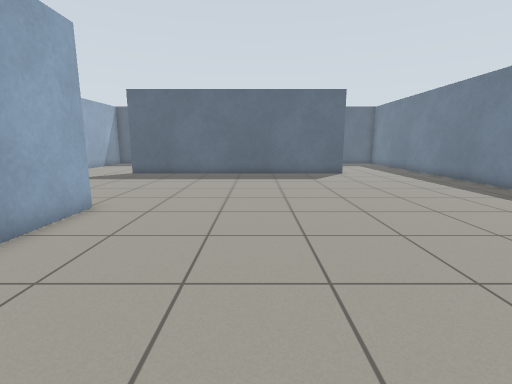
[1] (above)

18 first-person views from a walk through a Gazebo world. The camera is 0.94 m above the floor, tilts 10° down and sees 85° across. The floor is counted in squares, 0.5 m on a side. Each view is taken from the middle of a square. On the plan, view 1 faces up. The plan holds only what a view shows up to about 16 squares ahead; the rest is blank.

[2]
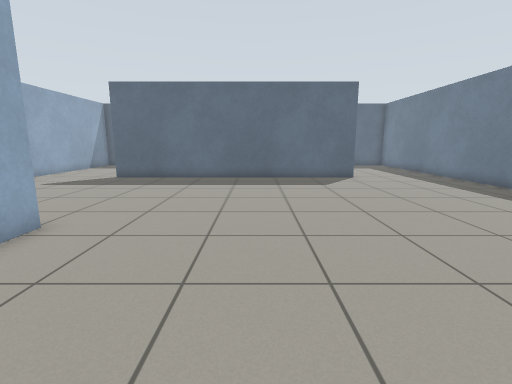

[3]
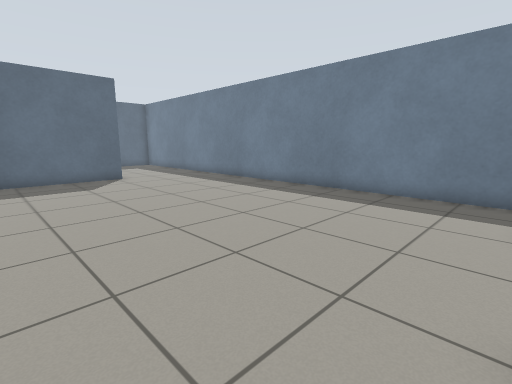

[4]
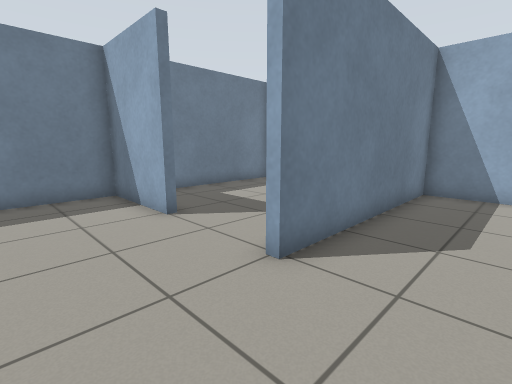

[5]
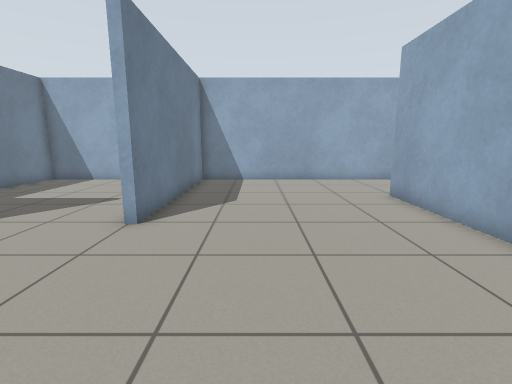

[6]
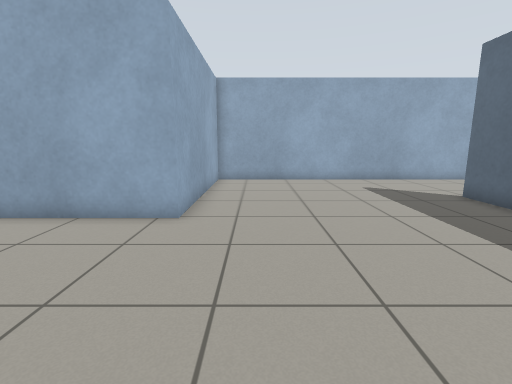

[7]
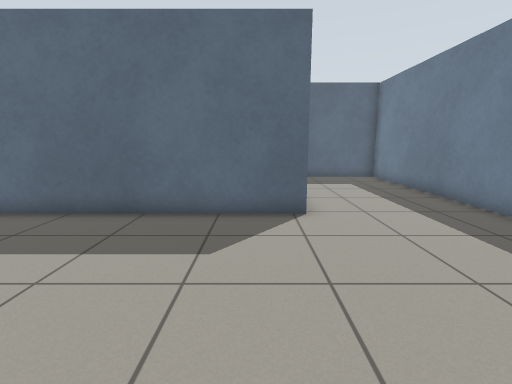

[8]
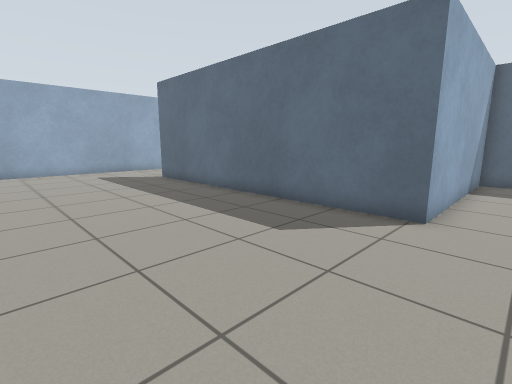

[9]
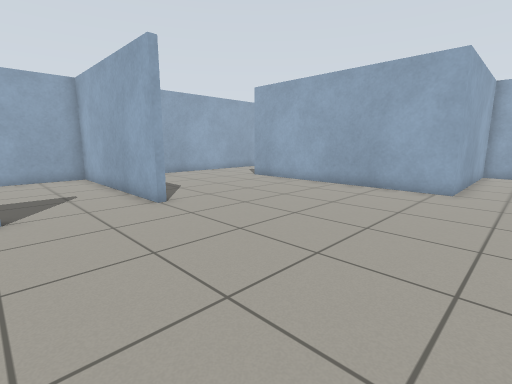

[10]
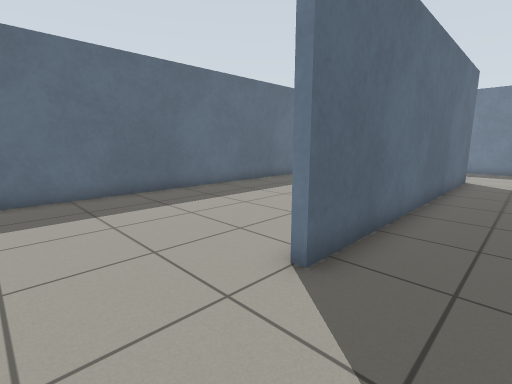

[11]
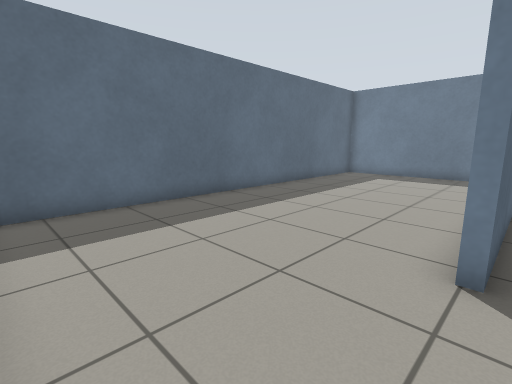

[12]
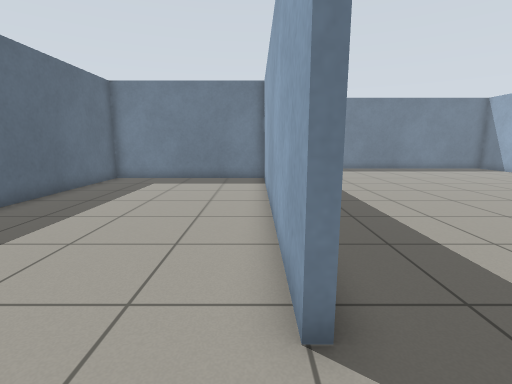

[13]
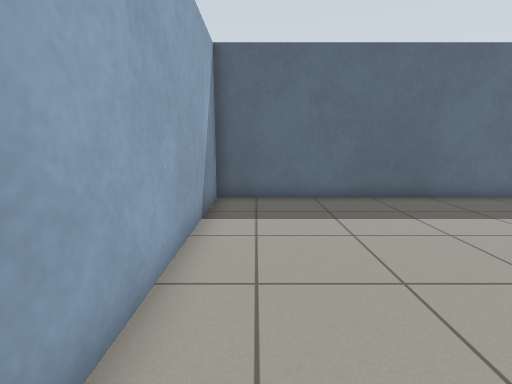

[14]
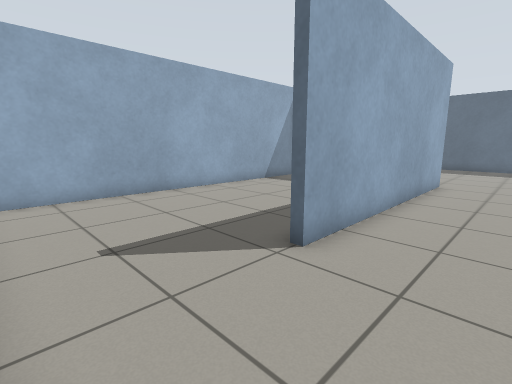

[15]
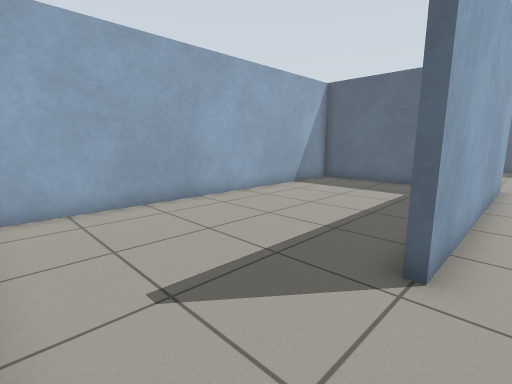

[16]
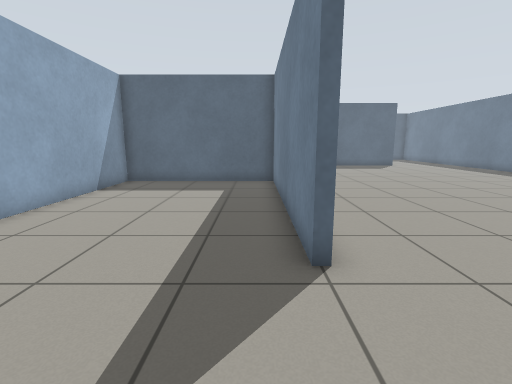

[17]
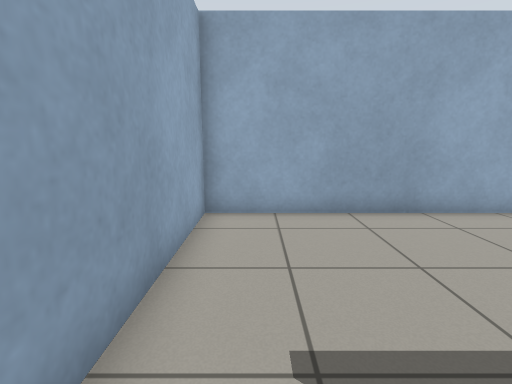

[18]
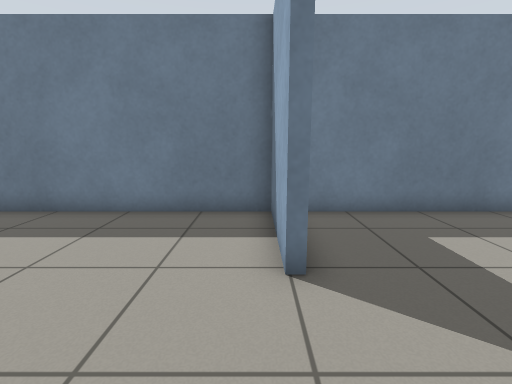

### Floor plan
Points are (right, up) in squares from view 1. A wall is a line through its corners. A room is listed if a view was taken in it or the views show most of it. See-through windows are left out.
Room 1 (views 1, 2, 3, 4, 5, 6, 7, 8, 9, 10, 13, 14, 15, 18)
walls: (3.1, 1.8) (3.1, 0.6); (6.7, 1.6) (10.5, 1.6) (10.5, 25.5) (5.4, 25.5) (5.4, 17.3) (-7.8, 17.3); (-12.4, 16.6) (-12.4, 8.1) (-4.8, 8.1) (-4.8, -1.9); (-4.4, -6.4) (2.8, -6.4) (2.8, 1.8)
ways out: opening at (-10, 17) to room 2; opening at (-5, -4) to room 3; opening at (5, 1) to room 4
Room 2 (views 11, 12)
walls: (-7.8, 17.6) (5, 17.6) (5, 25.5) (-12.4, 25.5) (-12.4, 16.6)
ways out: opening at (-10, 17) to room 1
Room 3 (views 16, 17)
walls: (-4.8, -1.9) (-5.1, -1.9) (-5.1, 7.8) (-12.4, 7.8) (-12.4, -6.4) (-4.4, -6.4)
ways out: opening at (-5, -4) to room 1
Room 4 (no view inside)
walls: (3.1, 0.6) (3.1, -6.4) (10.5, -6.4) (10.5, 0.6)
ways out: opening at (5, 1) to room 1

Where each view was taken, in squares from view 1:
view 1: 0 up, 0 right, facing up
view 2: 2 up, 0 right, facing up
view 3: 2 up, 0 right, facing up-right
view 4: 5 up, 0 right, facing down-right
view 5: 8 up, 0 right, facing down
view 6: 10 up, 2 right, facing left
view 7: 10 up, 4 right, facing up
view 8: 10 up, 7 right, facing up-left
view 9: 10 up, 7 right, facing down-left
view 10: 15 up, 11 left, facing up-right
view 11: 17 up, 12 left, facing up-right
view 12: 18 up, 10 left, facing right
view 13: 16 up, 11 left, facing up
view 14: 6 down, 2 left, facing up-left
view 15: 6 down, 4 left, facing up-left
view 16: 6 down, 6 left, facing up
view 17: 5 down, 5 left, facing left
view 18: 2 up, 3 right, facing right
